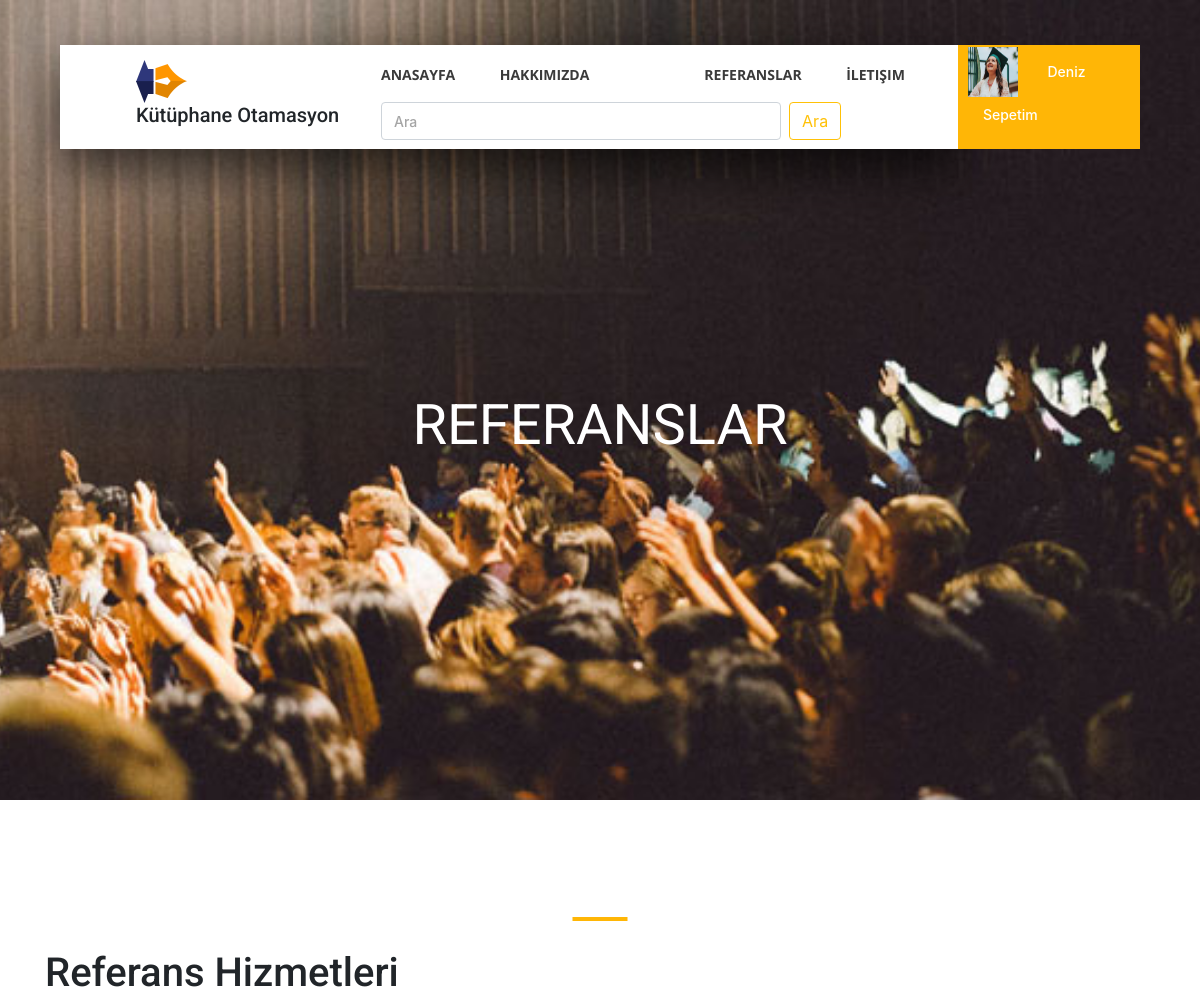
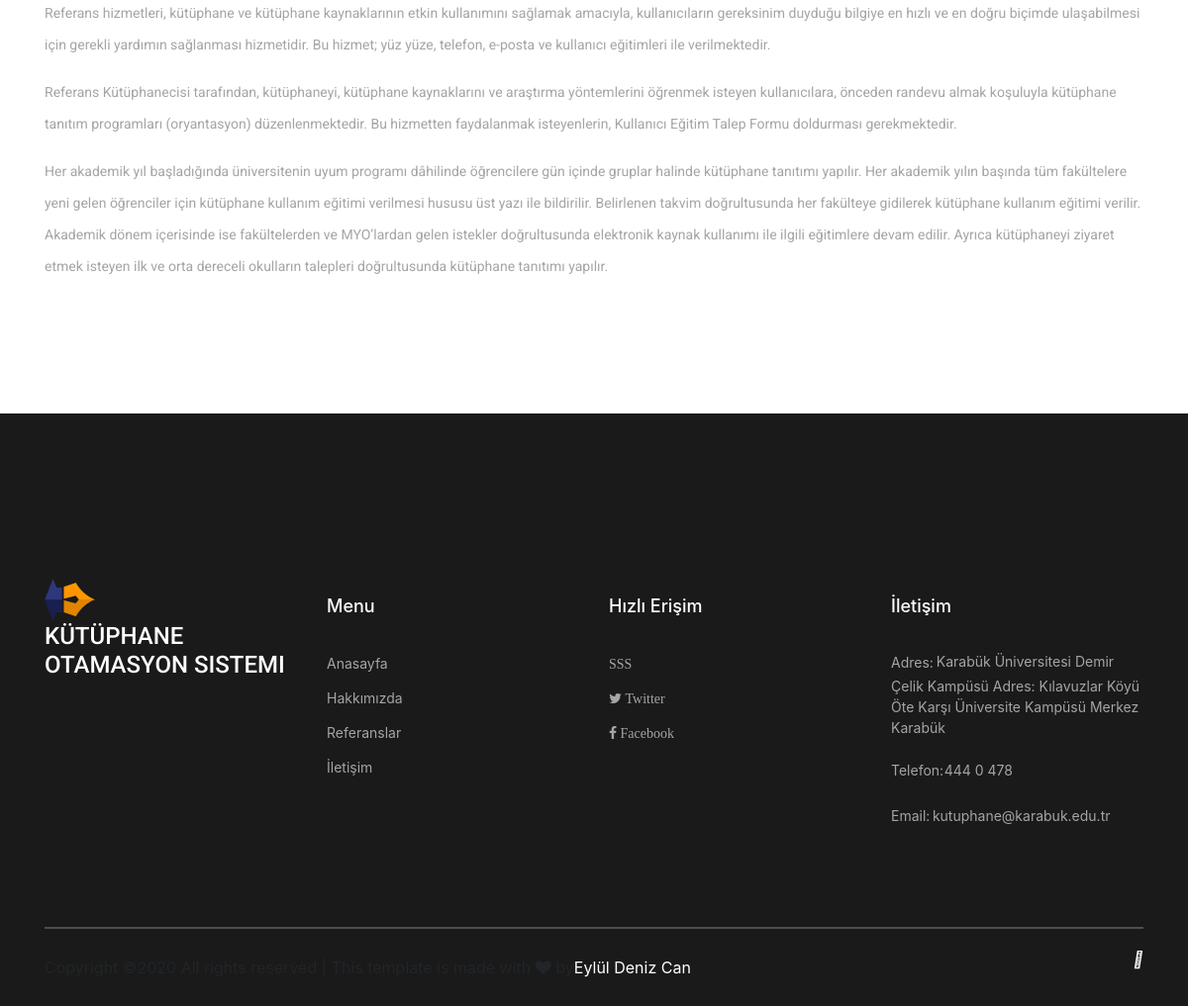
Screenshot of /referans/ (signed in) with the database file from the repository (2 pictures, top to bottom).
### home/models.py (models this page shows, shortened)
class UserProfil(models.Model):
    user= models.OneToOneField(User, on_delete=models.CASCADE)
    phone = models.CharField(blank=True, max_length=20)
    adress = models.CharField(blank=True, max_length=150)
    city= models.CharField(blank=True, max_length=50)
    country= models.CharField(blank=True, max_length=50)
    image = models.ImageField(blank=True, upload_to='images/users')
    def image_tag(self):
        return mark_safe('<image src="{}" height="50" width="70"/>'.format(self.image.url))
    image_tag.short_description = 'Image'

class Setting(models.Model):
    STATUS = (
        ('True', 'Evet'), ('False', 'Hayır'),
    )
    title = models.CharField(max_length=100)
    keywords = models.CharField(max_length=255)
    description = models.CharField(max_length=255)
    company = models.CharField(max_length=50)
    adress = models.CharField(blank=True, max_length=255)
    phone = models.CharField(blank=True, max_length=255)
    fax = models.CharField(blank=True, max_length=255)
    email = models.CharField(blank=True, max_length=255)
    stmpserver = models.CharField(max_length=25)
    stmpemail = models.CharField(max_length=25)
    stmppassword = models.CharField(max_length=25)
    stmpport = models.CharField(blank=True, max_length=10)
    icon = models.ImageField(blank=True, upload_to='images/')
    facebook = models.CharField(blank=True, max_length=50)
    twitter = models.CharField(blank=True, max_length=50)
    instagram = models.CharField(blank=True, max_length=50)
    aboutus = RichTextUploadingField(blank=True, )
    contact = RichTextUploadingField(blank=True, )
    references = RichTextUploadingField(blank=True, )
    status = models.CharField(max_length=10, choices=STATUS)
    created_at = models.DateTimeField(auto_now_add=True)
    updated_at = models.DateTimeField(auto_now=True)

### home/views.py (the view)
# urls.py: path('referans/', views.referans, name='referans'),
def referans(request):
    setting =Setting.objects.get(pk=1)
    menu = Menu.objects.all()
    profil = UserProfil.objects.get(user_id=request.user.id)
    context = {'setting': setting, 'page':referans,  'menu':menu,'profil':profil,}
    return render(request,'referans.html',context, )

### home/templates/referans.html (shortened to what this page needs)
 {% extends "homebase.html" %}
 {% block body %}
 {% load static %}
 <div class="hero_slider_container">
			<div class="hero_slider owl-carousel">
				<div class="hero_slide">
					<div class="hero_slide_background" style="background-image:url({% static 'images/event_1.jpg' %})"></div>
					<div class="hero_slide_container d-flex flex-column align-items-center justify-content-center">
						<div class="hero_slide_content text-center">
							<h1 data-animation-in="fadeInUp" data-animation-out="animate-out fadeOut">REFERANSLAR
						</div>
					</div>
				</div>
            </div>
 </div>
	<div class="popular page_section">
		<div class="container">
			<div class="row">
				<div class="col">
					<div class="section_title text-center">
						<h1></h1>
					</div>
				</div>
			</div>
            <div>
                {{ setting.references |safe }}
            </div>
        </div>
    </div>
{% endblock %}

### home/templates/header.html (shortened to what this page needs)
{% load static %}
	<header class="header d-flex flex-row">
		<div class="header_content d-flex flex-row align-items-center">
			<div class="logo_container">
				<div class="logo">
					<img src="static/images/logo.png" alt="">
					<h5> Kütüphane Otamasyon </h5>
				</div>
			</div>
			<nav class="main_nav_container">
				<div class="main_nav">
					<ul class="main_nav_list">
						<li class="main_nav_item"><a href="/">Anasayfa</a></li>
						<li class="main_nav_item"><a href="/about">Hakkımızda</a></li>
						{% if menu  %}
						{% load mptt_tags %}
						{% recursetree menu %}
						<li class="main_nav_item dropdown ">
							<button type="button"  style="margin-bottom:4px;" class="btn dropdown" {% if not node.is_leaf_node %} data-toggle="dropdown" aria-haspopup="true" aria-expanded="false" {% endif %}> </button>
										</li>
								{% endrecursetree %}
						{% endif %}
						<li class="main_nav_item"><a href="/referans">Referanslar</a></li>
						<li class="main_nav_item"><a href="/contact">İletişim</a></li>
					</ul>
					<form class="form-inline my-2 my-lg-0" " action="/search/" method="post">
						<input id="query" style="width:400px;" class="form-control mr-sm-2" type="search" placeholder="Ara" name="query">
     					 <button style="margin-bottom:2px"; class="btn btn-outline-warning my-2 my-sm-0" type="submit">Ara</button>
   					 </form>
				</div>
			</nav>
		</div>
			<div class="header_side d-flex flex-row justify-content-center align-items-center">
				{% if user.id is not None %}
				<ul class="sidebar_list">
										<li class="dropdown">
											<img src="{{ profil.image.url}}" style="width:50px;height:50px; margin-left:10px;" height="50px">
											<button type="button" class="btn dropdown" data-toggle="dropdown" aria-haspopup="true" aria-expanded="false" >
													<span style="color:white;"> {{ user.first_name }} &nbsp;&nbsp; </span>
											</button>
											<button type="button" class="btn"  aria-haspopup="true" aria-expanded="false" >
												<a href="/loancart">	<span style="color:white;"> Sepetim </span> </a> </button>
										</li>
							</ul>
				{% else %}
					<a href="/login"><span style="color:white;">Giriş | </span></a>
					<a href="/join"><span style="color:white;">| Join</span></a>
			</div>
			{% endif %}
	</header>

### home/templates/footer.html (shortened to what this page needs)
	<footer class="footer">
		<div class="container">
			<div class="footer_content">
				<div class="row">
					<div class="col-lg-3 footer_col">
						<div class="logo_container">
							<div class="logo">
								<img src="{% static 'images/logo.png" alt="">
								<span> <h4>{{ setting.title}} </h4></span>
							</div>
						</div>
					</div>
					<div class="col-lg-3 footer_col">
						<div class="footer_column_title">Menu</div>
						<div class="footer_column_content">
							<ul>
								<li class="footer_list_item"><a href="/">Anasayfa</a></li>
								<li class="footer_list_item"><a href="/about">Hakkımızda</a></li>
								<li class="footer_list_item"><a href="/referans">Referanslar</a></li>
								<li class="footer_list_item"><a href="/contact">İletişim</a></li>
							</ul>
						</div>
					</div>
					<div class="col-lg-3 footer_col">
						<div class="footer_column_title">Hızlı Erişim</div>
						<div class="footer_column_content">
							<ul>
								<li class="footer_list_item"><a href="/sss"> <i class="fa fa-faq">SSS</i> </a></li>
								<li class="footer_list_item"><a href=" {{ setting.twitter }}"><i class="fa fa-twitter">&nbsp;Twitter</i></a></li>
								<li class="footer_list_item"><a href="{{ setting.facebook }}"><i class="fa fa-facebook">&nbsp;Facebook</i></a></li>
							</ul>
						</div>
					</div>
					<div class="col-lg-3 footer_col">
						<div class="footer_column_title">İletişim</div>
						<div class="footer_column_content">
							<ul>
								<li class="footer_contact_item">
									<div class="footer_contact_icon">
										Adres:&nbsp;
									</div>
									<span> &nbsp;
									{{ setting.adress }}  </span>
								</li>
								<li class="footer_contact_item">
									<div class="footer_contact_icon">
										Telefon:
									</div> <span> &nbsp; &nbsp; {{ setting.phone }}  </span>
								</li>
								<li class="footer_contact_item">
									<div class="footer_contact_icon">
										Email:
									</div> <span> &nbsp;{{ setting.email }} </span>
								</li>
							</ul>
						</div>
					</div>
				</div>
			</div>
			<div class="footer_bar d-flex flex-column flex-sm-row align-items-center">
				<div class="footer_copyright">
					<span>
Copyright &copy;<script>document.write(new Date().getFullYear());</script> All rights reserved | This template is made with <i class="fa fa-heart" aria-hidden="true"></i> by<span style="color:white">Eylül Deniz Can</span>
</span>
				</div>
				<div class="footer_social ml-sm-auto">
					<ul class="menu_social">
						<li class="menu_social_item"><a href="#"><i class="fab fa-twitter"></i></a></li>
					</ul>
				</div>
			</div>
		</div>
	</footer>
{% load static %}

### home/static/styles/responsive.css (style rules this page uses)
@media only screen and (max-width: 1380px) { .header { width: 1200px; } }
@media only screen and (max-width: 1380px) { .header_content { width: calc(100% - 219px); } }
@media only screen and (max-width: 1380px) { .main_nav_container { padding-right: 63px; } }
@media only screen and (max-width: 1380px) { .header_side { width: 219px; } }
@media only screen and (max-width: 1380px) { .header_side span { font-size: 14px; } }
@media only screen and (max-width: 1380px) { .header_side img { width: 20px; height: 20px; } }
@media only screen and (max-width: 1280px) { .header { width: 90%; } }
@media only screen and (max-width: 1280px) { .header_content { width: 100%; } }
@media only screen and (max-width: 1280px) { .header_side { display: none !important; } }
@media only screen and (max-width: 1280px) { .main_nav_container { padding-right: 53px; } }
@media only screen and (max-width: 1280px) { .hero_slide_content h1 { font-size: 56px; } }

### rows the page displays
UserProfil: image (picture)
Setting: references "Referans Hizmetleri Referans hizmetleri, kütüphane ve kütüphane kaynaklarının etkin kullanımını sağlamak amacıyla, kullanıcıların gereksinim duyduğu bilgiye en hızlı ve en doğru biçimde ulaşabilmesi için gerekli yardımın sağlanması hizmetidir. Bu hizmet; yüz yüze, telefon, e-posta ve kullanıcı eğitimleri ile verilmektedir. Referans Kütüphanecisi tarafından, kütüphaneyi, kütüphane kaynaklarını ve araştırma yöntemlerini öğrenmek isteyen kullanıcılara, önceden randevu almak koşuluyla kütüphane tanıtım programları (oryantasyon) düzenlenmektedir. Bu hizmetten faydalanmak isteyenlerin, Kullanıcı Eğitim Talep Formu doldurması gerekmektedir. Her akademik yıl başladığında üniversitenin uyum programı…", title "KÜTÜPHANE OTAMASYON SISTEMI", adress "Karabük Üniversitesi Demir Çelik Kampüsü Adres: Kılavuzlar Köyü Öte Karşı Üniversite Kampüsü Merkez Karabük", phone "444 0 478", email "kutuphane@karabuk.edu.tr"

### other values shown
{{ user.first_name }} "Deniz"
